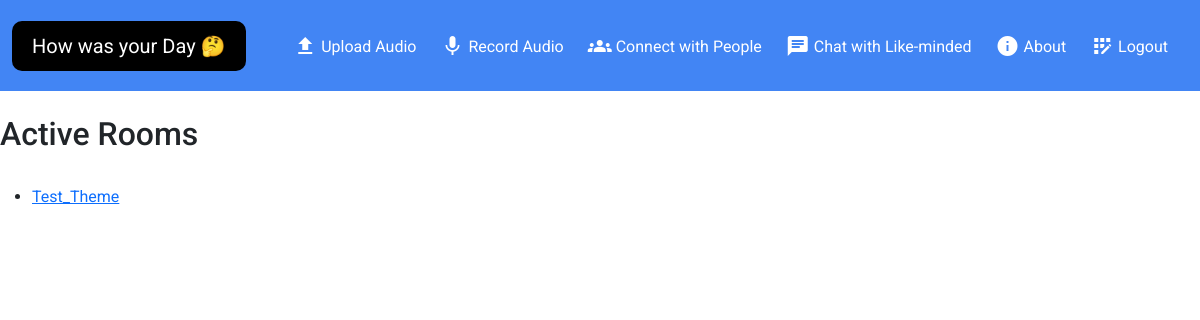
The page /connect (signed in) on the database as committed earlier.
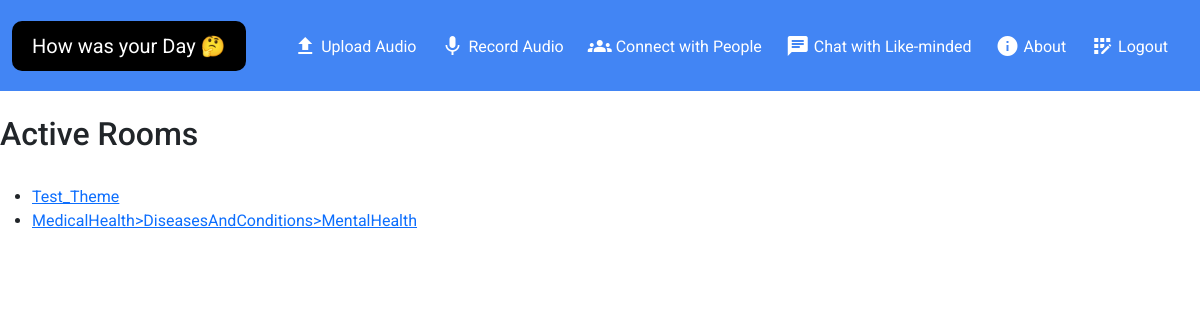
The same page on the database as committed later.
### application/models.py (models this page shows, shortened)
class Room(models.Model):
    people = models.ManyToManyField(User, null=True)
    theme = models.ForeignKey(Theme, on_delete=models.CASCADE, null=True)
    full = models.BooleanField(default=False)

class Theme(models.Model):
    name = models.CharField(max_length=100, blank=False)

### application/views.py (the view)
# urls.py: path('connect', views.Connect.as_view(), name="connect"),
class Connect(LoginRequiredMixin, View):
    template = "application/connect.html"
    def get(self, request):
        try:
            rooms = Room.objects.filter(full=False)
        except Room.DoesNotExist:
            return render(request, self.template, {
                'message': "No active chat rooms for now",
            })
        return render(request, self.template, {
            'rooms': rooms,
        })

### application/templates/application/connect.html (shortened to what this page needs)
{% extends 'layout.html' %}
{% load static %}
{% block body %}
  <br>
  <h2>Active Rooms</h2>
  <br>
  <ul>
    {% for room in rooms %}
      <li><a href="{% url 'application:room' room.theme.name %}"> {{ room.theme.name }} </a></li>
    {% endfor %}
  </ul>
{% endblock %}

### application/templates/layout.html (shortened to what this page needs)
{% load static %}
<!DOCTYPE html>
<html lang="en">
  <head>
    {% block style %}
    <link href="https://cdn.jsdelivr.net/npm/bootstrap@5.0.0/dist/css/bootstrap.min.css" rel="stylesheet">
      <link rel="stylesheet" href="{% static 'css/styles.css' %}">
    {% endblock %}
  </head>
  <body>
    {% block nav %}
    <nav class="navbar navbar-expand-lg navbar-dark" id="navbar" style="background-color: #4285F4;">
        <div class="container-fluid">
          <a class="navbar-brand" href="{% url 'application:index' %}">
                <div class="logo-container">
                    How was your Day 🤔
                </div>
            </a>
            <div class="collapse navbar-collapse m-2" id="navbarSupportedContent">
                <ul class="navbar-nav ms-auto mb-2 mb-lg-0">
                  {% if request.user.is_authenticated %}
                  <li class="nav-item m-1 pb-1 ">
                      <a class="nav-link active" aria-current="page" href="{% url 'application:audio' %}">
                          <span class="material-icons">upload</span>
                          Upload Audio
                      </a>
                  </li>
                  <li class="nav-item m-1 pb-1 ">
                      <a class="nav-link active" aria-current="page" href="{% url 'application:record' %}">
                          <span class="material-icons">mic</span>
                          Record Audio
                      </a>
                  </li>
                  <li class="nav-item m-1 pb-1 ">
                      <a class="nav-link active" aria-current="page" href="{% url 'application:connect' %}">
                          <span class="material-icons">groups</span>
                          Connect with People
                      </a>
                  </li>
                  <li class="nav-item m-1 pb-1 ">
                      <a class="nav-link active" aria-current="page" href="{% url 'application:like_minded' %}">
                          <span class="material-icons">chat</span>
                          Chat with Like-minded
                      </a>
                  </li>
                  <li class="nav-item m-1 pb-1 ">
                      <a class="nav-link active" aria-current="page" href="{% url 'application:about' %}">
                          <span class="material-icons">info</span>
                          About
                      </a>
                  </li>
                  <li class="nav-item m-1 pb-1 ">
                      <a class="nav-link active" aria-current="page" href="{% url 'application:logout' %}">
                          <span class="material-icons">app_registration</span>
                          Logout
                      </a>
                  </li>
                    {% endif %}
                </ul>
            </div>
        </div>
    </nav>
    {% endblock %}
    {% block body %}
    {% endblock %}
  </body>
</html>

### application/static/css/styles.css (style rules this page uses)
* { font-family: 'Roboto', sans-serif; margin: 0; padding: 0; box-sizing: border-box; }
.navbar-brand { padding: 10px; padding-left: 20px; padding-right: 20px; border-radius: 10px; transition: 0.3s ease; background-color: black; border-radius: 10px; }
.material-icons { position: relative; top: 6px; }
.nav-item { transition: 0.3s ease; text-align: center; }

Rows that differ between the two databases and show on the page:
added Room: theme.name "MedicalHealth>DiseasesAndConditions>MentalHealth"
